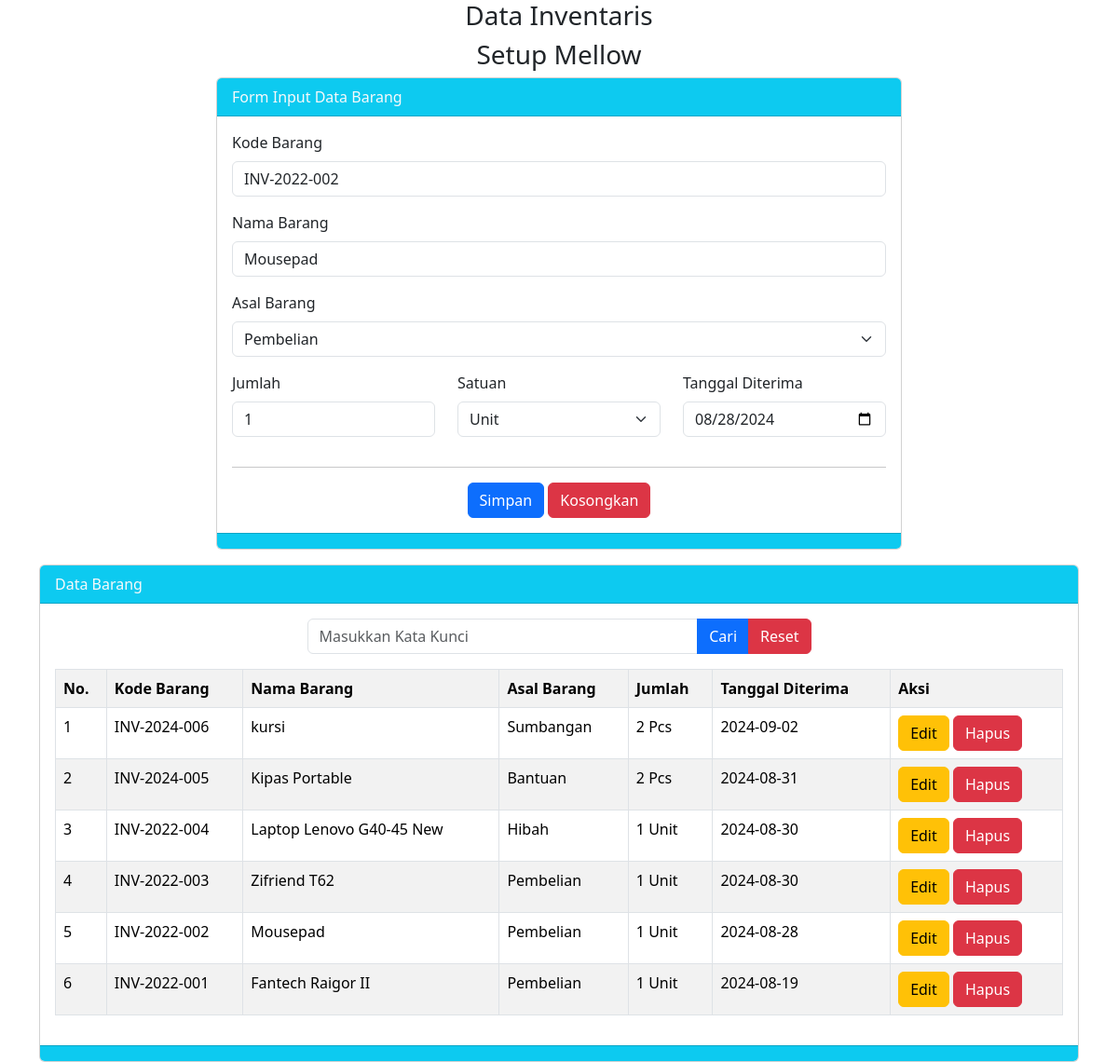
Screenshot of /welcome.php?hal=edit&id=14 with the database file from the repository.
### tables this page shows
CREATE TABLE `tbarang` (
  `id_barang` int(11) NOT NULL,
  `kode` varchar(15) NOT NULL,
  `nama` varchar(100) NOT NULL,
  `asal` varchar(25) NOT NULL,
  `jumlah` int(4) NOT NULL,
  `satuan` varchar(15) NOT NULL,
  `tanggal_diterima` date NOT NULL,
  `tanggal_simpan` timestamp NOT NULL DEFAULT current_timestamp() ON UPDATE current_timestamp()
);

### welcome.php (the view, shortened to what this page needs)
<?php
$server = "localhost";
$user = "root";
$password = "";
$database = "dbcrud2022";
$koneksi = mysqli_connect($server, $user, $password, $database) or die(mysqli_error($koneksi));
$q = mysqli_query($koneksi, "SELECT kode FROM tbarang order by kode desc limit 1");
$datax = mysqli_fetch_array($q);
if($datax){
  $no_terakhir = substr ($datax['kode'], -3);
  $no = $no_terakhir + 1;
  if($no > 0 and $no <10){
    $kode = "00".$no;
  }else if($no > 10 and $no < 100){
    $kode="0".$no;
  }else if($no > 100){
    $kode = $no;
  }
}else{
  $kode = "001";
}
$tahun = date('Y');
$vkode = "INV-".$tahun. '-' .$kode;
$vnama = "";
$vasal = "";
$vjumlah = "";
$vsatuan = "";
$vtanggal_diterima = "";
if (isset($_GET['hal'])) {
  if ($_GET['hal'] == "edit") {
    $tampil = mysqli_query($koneksi, "SELECT * FROM tbarang WHERE id_barang = '$_GET[id]'");
    $data = mysqli_fetch_array($tampil);
    if ($data) {
      $vkode = $data['kode'];
      $vnama = $data['nama'];
      $vasal = $data['asal'];
      $vjumlah = $data['jumlah'];
      $vsatuan = $data['satuan'];
      $vtanggal_diterima = $data['tanggal_diterima'];
    }
  } else if ($_GET['hal'] == "hapus") {
    $hapus = mysqli_query($koneksi, "DELETE FROM tbarang WHERE id_barang = '$_GET[id]'");
    if ($hapus) {
      echo "<script>
        alert('Hapus Data Sukses');
        document.location='welcome.php';
        </script>";
    } else {
      echo "<script>
        alert('Hapus Data Gagal');
        document.location='welcome.php';
        </script>";
    }
  }
}
?>
<!doctype html>
<html lang="en">
<head>
  <link href="https://cdn.jsdelivr.net/npm/bootstrap@5.3.3/dist/css/bootstrap.min.css" rel="stylesheet">
</head>
<body>
  <div class="container">
    <h3 class="text-center">Data Inventaris</h3>
    <h3 class="text-center">Setup Mellow</h3>
    <div class="row">
      <div class="col-md-8 mx-auto">
        <div class="card">
          <div class="card-header bg-info text-light">
            Form Input Data Barang
          </div>
          <div class="card-body">
            <form method="POST">
              <div class="mb-3">
                <label class="form-label">Kode Barang</label>
                <input type="text" name="tkode" value="<?= $vkode ?>" class="form-control" placeholder="Masukkan Kode Barang">
              </div>
              <div class="mb-3">
                <label class="form-label">Nama Barang</label>
                <input type="text" name="tnama" value="<?= $vnama ?>" class="form-control" placeholder="Masukkan Nama Barang">
              </div>
              <div class="mb-3">
                <label class="form-label">Asal Barang</label>
                <select class="form-select" name="tasal">
                  <option value="<?= $vasal ?>"><?= $vasal ?></option>
                </select>
              </div>
              <div class="row">
                <div class="col">
                  <div class="mb-3">
                    <label class="form-label">Jumlah</label>
                    <input type="number" name="tjumlah" value="<?= $vjumlah ?>" class="form-control" placeholder="Masukkan Jumlah Barang">
                  </div>
                </div>
                <div class="col">
                  <div class="mb-3">
                    <label class="form-label">Satuan</label>
                    <select class="form-select" name="tsatuan">
                      <option value="<?= $vsatuan ?>"><?= $vsatuan ?></option>
                    </select>
                  </div>
                </div>
                <div class="col">
                  <div class="mb-3">
                    <label class="form-label">Tanggal Diterima</label>
                    <input type="date" name="ttanggal_diterima" value="<?= $vtanggal_diterima ?>" class="form-control" placeholder="Masukkan Jumlah Barang">
                  </div>
                </div>
                <div class="text-center">
                  <hr>
                  <button class="btn btn-primary" name="bsimpan" type="submit">Simpan</button>
                  <button class="btn btn-danger" name="bkosongkan" type="reset">Kosongkan</button>
                </div>
              </div>
            </form>
          </div>
          <div class="card-footer bg-info">
          </div>
        </div>
      </div>
    </div>
    <div class="card mt-3">
      <div class="card-header bg-info text-light">
        Data Barang
      </div>
      <div class="card-body">
        <div class="col-md-6 mx-auto">
          <form method="POST">
            <div class="input-group mb-3">
              <input type="text" name="tcari" value="<?= @$_POST['tcari'] ?>" class="form-control" placeholder="Masukkan Kata Kunci">
              <button class="btn btn-primary" name="bcari" type="submit">Cari</button>
              <button class="btn btn-danger" name="breset" type="submit">Reset</button>
            </div>
          </form>
        </div>
        <table class="table table-striped table-hover table-bordered">
          <tr>
            <th>No.</th>
            <th>Kode Barang</th>
            <th>Nama Barang</th>
            <th>Asal Barang</th>
            <th>Jumlah</th>
            <th>Tanggal Diterima</th>
            <th>Aksi</th>
          </tr>
          <?php
          $no = 1;
          if (isset($_POST['bcari'])) {
            $keyword = $_POST['tcari'];
            $q = "SELECT * FROM tbarang WHERE kode like'%$keyword%' or nama like'%$keyword%' order by id_barang desc ";
          } else {
            $q = "SELECT * FROM tbarang order by id_barang desc";
          }
          $tampil = mysqli_query($koneksi, $q);
          while ($data = mysqli_fetch_array($tampil)) :
          ?>
            <tr>
              <td><?= $no++ ?></td>
              <td><?= $data['kode'] ?></td>
              <td><?= $data['nama'] ?></td>
              <td><?= $data['asal'] ?></td>
              <td><?= $data['jumlah'] ?> <?= $data['satuan'] ?></td>
              <td><?= $data['tanggal_diterima'] ?></td>
              <td>
                <a href="welcome.php?hal=edit&id=<?= $data['id_barang'] ?>" class="btn btn-warning">Edit</a>
                <a href="welcome.php?hal=hapus&id=<?= $data['id_barang'] ?>" class="btn btn-danger" onclick="return confirm('Apakah anda Yakin akan Hapus Data ini?')">Hapus</a>
              </td>
            </tr>
          <?php endwhile; ?>
        </table>
      </div>
      <div class="card-footer bg-info">
      </div>
    </div>
  </div>
</body>
</html>

### rows the page displays
tbarang: tkode "INV-2022-002", tnama "Mousepad", tasal "Pembelian", tjumlah "1", tsatuan "Unit", ttanggal_diterima "08/28/2024", kode "INV-2022-002", nama "Mousepad", asal "Pembelian", jumlah "1", satuan "Unit", tanggal_diterima "2024-08-28"
tbarang: kode "INV-2024-006", nama "kursi", asal "Sumbangan", jumlah "2", satuan "Pcs", tanggal_diterima "2024-09-02"
tbarang: kode "INV-2024-005", nama "Kipas Portable", asal "Bantuan", jumlah "2", satuan "Pcs", tanggal_diterima "2024-08-31"
tbarang: kode "INV-2022-004", nama "Laptop Lenovo G40-45 New", asal "Hibah", jumlah "1", satuan "Unit", tanggal_diterima "2024-08-30"
tbarang: kode "INV-2022-003", nama "Zifriend T62", asal "Pembelian", jumlah "1", satuan "Unit", tanggal_diterima "2024-08-30"
tbarang: kode "INV-2022-001", nama "Fantech Raigor II", asal "Pembelian", jumlah "1", satuan "Unit", tanggal_diterima "2024-08-19"
